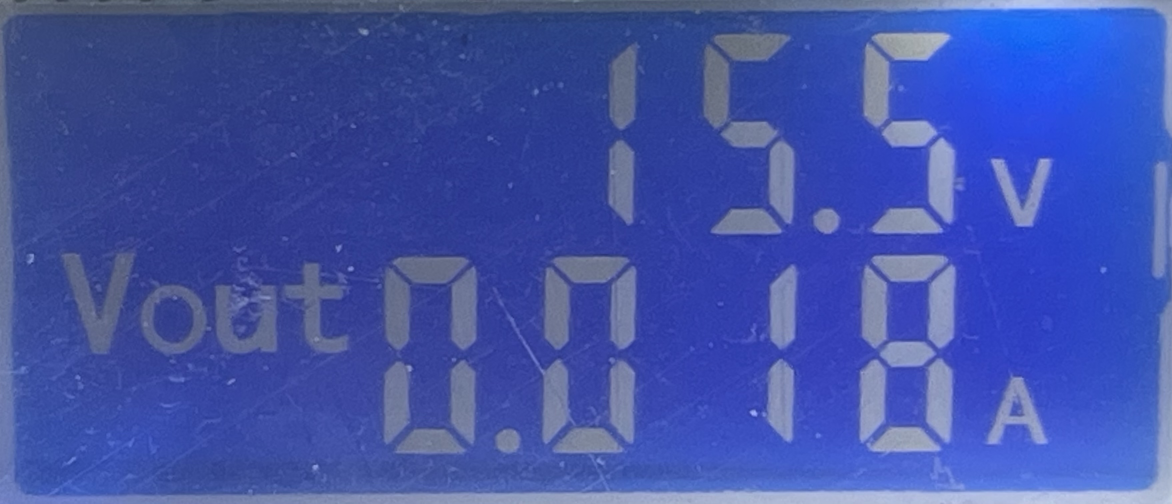
#> input picture Camera/IMG_0774.jpeg, 3516 x 1510 px (shown at 1/3 size)
$ jupyter execute binarize.ipynb
#> lines starting #> are read from the running program, lines starting #| are printed output that depends on the picture; after the words box and inside, x2 and y2 are one past the last pixel; in counts of white or black regions, pixels touching at a corner belong together
[cell 1]
import cv2
import numpy as np
from matplotlib import pyplot as plt
import os

[cell 2]
# 读取图像
os.chdir(r'/Users/hyx020222/Documents/GitHub/NCSLab/Camera')
img = cv2.imread('IMG_0774.jpeg')
#> img is the input picture: shape (1510, 3516, 3); mean B, G, R 166.3, 83.3, 65.7
# 将图像转换为RGB颜色空间
img_rgb = cv2.cvtColor(img, cv2.COLOR_BGR2RGB)
# 将图像从BGR颜色空间转换为HSV颜色空间
img_hsv = cv2.cvtColor(img, cv2.COLOR_BGR2HSV)
#> img_hsv: shape (1510, 3516, 3); mean H, S, V 114.6, 152.9, 166.3

plt.imshow(img)
plt.show()

[cell 3]
# 将图像重塑为一维数组
pixels = img_rgb.reshape((-1, 3))

# 将像素值转换为float类型
pixels = np.float32(pixels)

# 定义停止条件
criteria = (cv2.TERM_CRITERIA_EPS + cv2.TERM_CRITERIA_MAX_ITER, 100, 0.2)

# 使用K均值聚类分割颜色
k = 2  # 定义聚类数目
_, labels, centers = cv2.kmeans(pixels, k, None, criteria, 10, cv2.KMEANS_RANDOM_CENTERS)
#> centers = [[54.34, 72.71, 163.8], [117.5, 131.5, 181.9]]

# 将中心值转换为整数类型
centers = np.uint8(centers)
#> centers = [[54, 72, 163], [117, 131, 181]]

# 将标签重塑为原始图像的形状
labels = labels.flatten()

# 获取图像的主要颜色
main_colors = centers[labels]

# 通过聚类算法得到淡蓝色的RGB
blue_rgb = np.array([main_colors[0][0], main_colors[0][1], main_colors[0][2]])
#> blue_rgb = [117, 131, 181]
# 将RGB颜色转换为HSV颜色
blue_hsv = cv2.cvtColor(np.uint8([[blue_rgb]]), cv2.COLOR_RGB2HSV)[0][0]
#> blue_hsv = [113, 90, 181]

[cell 4]
# 定义RGB颜色范围
lower_rgb = np.array([0, 100, 251])
upper_rgb = np.array([50, 70, 141])

# 将RGB颜色转换为HSV颜色
# lower_hsv = cv2.cvtColor(np.uint8([[lower_rgb]]), cv2.COLOR_RGB2HSV)[0][0]
# upper_hsv = cv2.cvtColor(np.uint8([[upper_rgb]]), cv2.COLOR_RGB2HSV)[0][0]

lower_hsv = np.array([100, 100, 100])
upper_hsv = np.array([127, 255, 255])

[cell 5]
# 创建掩码，将淡蓝色区域标记为白色（255），其余区域标记为黑色（0）
mask = cv2.inRange(img_hsv, lower_hsv, upper_hsv)
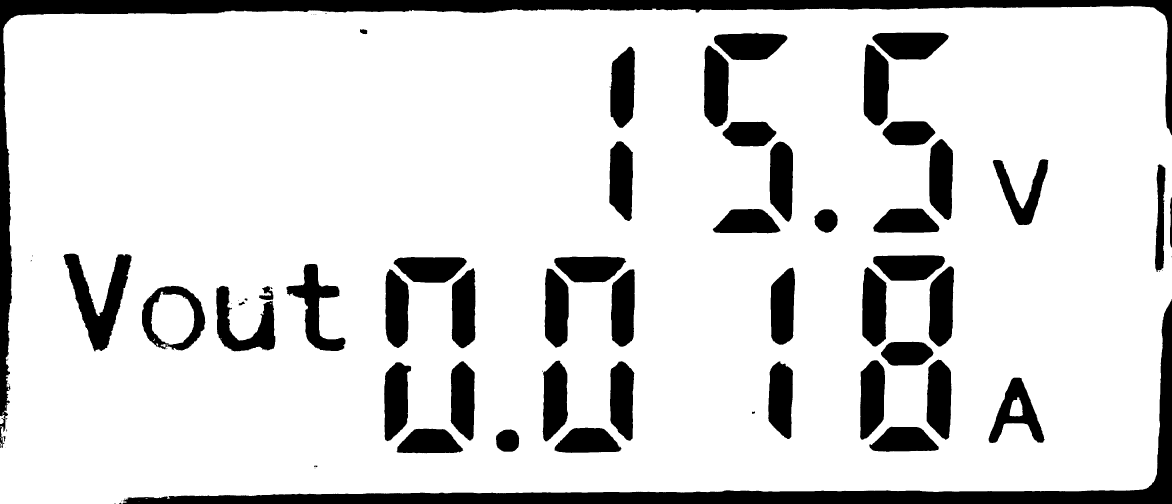
#> mask: shape (1510, 3516) (shown at 1/3 size); 84.7% white; 95 black regions (42 under 20 px), largest, box (x1, y1, x2, y2) and area: (0, 0, 3516, 1344) 145886, (369, 897, 3516, 1510) 122040, (189, 761, 395, 1054) 24038

# 反转掩码，使淡蓝色区域变为黑色，白色区域变为白色
mask = cv2.bitwise_not(mask)
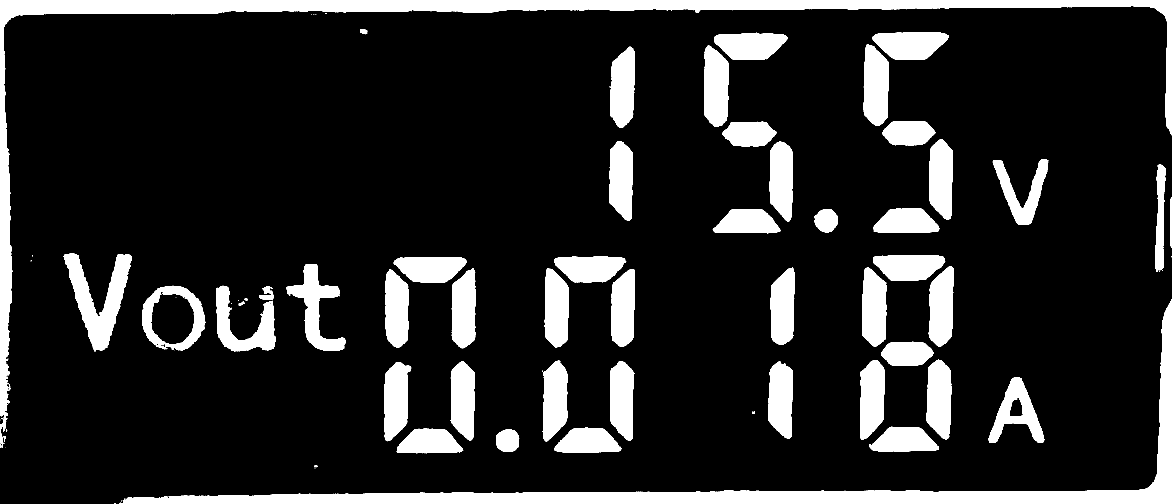
#> mask: shape (1510, 3516) (shown at 1/3 size); 15.3% white; 95 white regions (42 under 20 px), largest, box (x1, y1, x2, y2) and area: (0, 0, 3516, 1344) 145886, (369, 897, 3516, 1510) 122040, (189, 761, 395, 1054) 24038

# 将原始图像和掩码进行按位与操作，提取出白色字迹
result = cv2.bitwise_and(img, img, mask=mask)
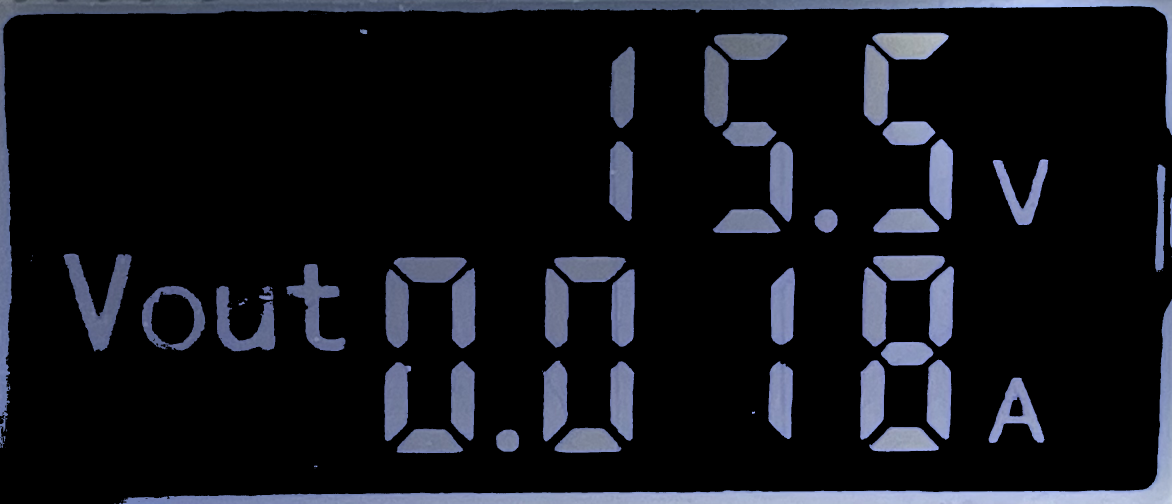
#> result: shape (1510, 3516, 3) (shown at 1/3 size); mean B, G, R 25.5, 20.1, 18.5

# 将原始图像转换为灰度图像
img_grey = cv2.cvtColor(result, cv2.COLOR_BGR2GRAY)
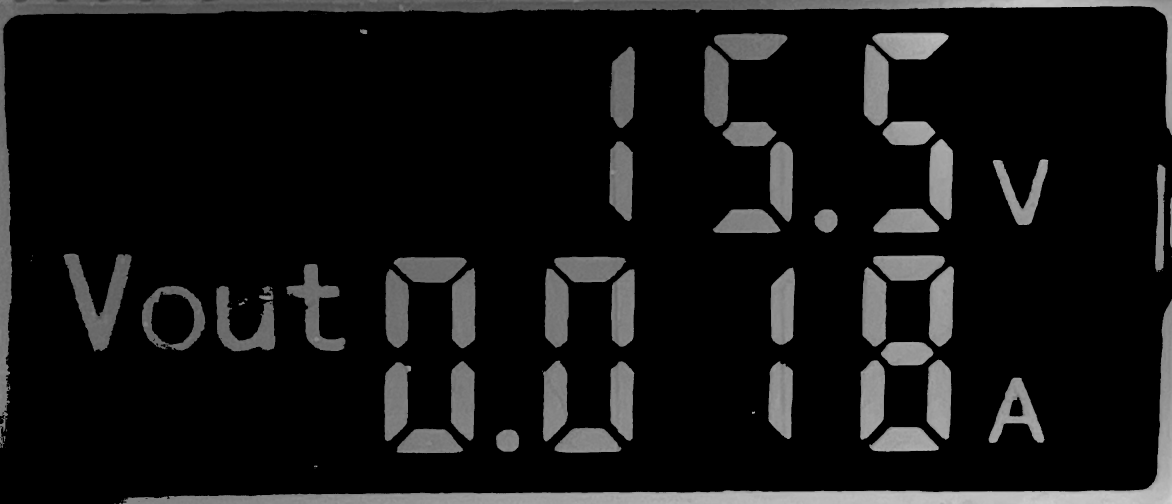
#> img_grey: shape (1510, 3516) (shown at 1/3 size); min 0, max 209, mean 20.2

# 将结果进行二值化处理
_, img_binary = cv2.threshold(img_grey, 1, 255, cv2.THRESH_BINARY)

[cell 6]
# 使用matplotlib显示图像
plt.imshow(img_binary)

# 显示提取出的主要颜色
os.chdir(r'/Users/hyx020222/Documents/GitHub/NCSLab/Camera')
cv2.imwrite('output.png', img_binary)
#> Out = True
